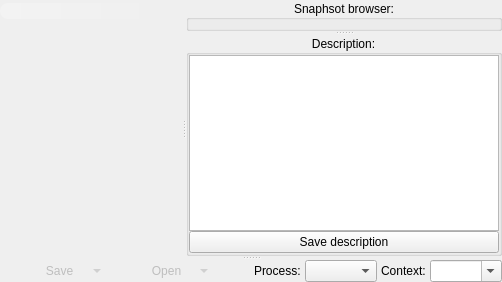
<?xml version="1.0" encoding="UTF-8"?>
<ui version="4.0">
 <class>checkInOutWidget</class>
 <widget class="QWidget" name="checkInOutWidget">
  <layout class="QVBoxLayout" name="checkinOutVerticalLayout" stretch="1,0">
   <property name="spacing">
    <number>0</number>
   </property>
   <property name="margin">
    <number>0</number>
   </property>
   <item>
    <widget class="QSplitter" name="dropPlateSplitter">
     <property name="orientation">
      <enum>Qt::Vertical</enum>
     </property>
     <widget class="QSplitter" name="commentsSplitter">
      <property name="orientation">
       <enum>Qt::Horizontal</enum>
      </property>
      <widget class="QWidget" name="layoutWidget">
       <layout class="QGridLayout" name="searchResultsGridLayout" columnstretch="1,0,0,0,0">
        <property name="spacing">
         <number>0</number>
        </property>
        <item row="0" column="0">
         <widget class="QLineEdit" name="searchLineEdit">
          <property name="font">
           <font>
            <pointsize>9</pointsize>
           </font>
          </property>
          <property name="styleSheet">
           <string notr="true">QLineEdit {
    border: 0px;
    border-radius: 8px;
	show-decoration-selected: 1;
    padding: 0px 8px;
    background: qlineargradient(spread:pad, x1:0, y1:0, x2:1, y2:0, stop:0 rgba(255, 255, 255, 64), stop:1 rgba(255, 255, 255, 0));
	background-position: bottom left;
	background-image: url(&quot;:/ui_check/gliph/search_16.png&quot;);
	background-repeat: fixed;
    selection-background-color: darkgray;
	padding-left: 15px;
}
QLineEdit:hover{
	color: white;
	background-image: url(&quot;:/ui_check/gliph/searchHover_16.png&quot;);
}</string>
          </property>
          <property name="frame">
           <bool>false</bool>
          </property>
         </widget>
        </item>
        <item row="0" column="2">
         <widget class="QToolButton" name="gearMenuToolButton">
          <property name="maximumSize">
           <size>
            <width>22</width>
            <height>22</height>
           </size>
          </property>
          <property name="popupMode">
           <enum>QToolButton::InstantPopup</enum>
          </property>
          <property name="autoRaise">
           <bool>true</bool>
          </property>
          <property name="arrowType">
           <enum>Qt::NoArrow</enum>
          </property>
         </widget>
        </item>
        <item row="0" column="1">
         <layout class="QVBoxLayout" name="expandingLayout">
          <property name="spacing">
           <number>0</number>
          </property>
         </layout>
        </item>
        <item row="1" column="0" colspan="5">
         <widget class="QSplitter" name="searchOptionsSplitter">
          <property name="orientation">
           <enum>Qt::Vertical</enum>
          </property>
         </widget>
        </item>
       </layout>
      </widget>
      <widget class="QWidget" name="verticalLayoutWidget_3">
       <layout class="QVBoxLayout" name="snapshoBrowserLayout">
        <property name="spacing">
         <number>0</number>
        </property>
        <item>
         <widget class="QSplitter" name="descriptionSplitter">
          <property name="orientation">
           <enum>Qt::Vertical</enum>
          </property>
          <widget class="QGroupBox" name="snapshotBrowserGroupBox">
           <property name="title">
            <string>Snaphsot browser:</string>
           </property>
           <property name="alignment">
            <set>Qt::AlignCenter</set>
           </property>
           <property name="flat">
            <bool>true</bool>
           </property>
           <layout class="QVBoxLayout" name="snapshotBrowserLayout">
            <property name="spacing">
             <number>0</number>
            </property>
            <property name="margin">
             <number>0</number>
            </property>
           </layout>
          </widget>
          <widget class="QGroupBox" name="descriptionGroupBox">
           <property name="title">
            <string>Description:</string>
           </property>
           <property name="alignment">
            <set>Qt::AlignCenter</set>
           </property>
           <property name="flat">
            <bool>true</bool>
           </property>
           <layout class="QVBoxLayout" name="verticalLayout" stretch="0,1,0">
            <property name="spacing">
             <number>0</number>
            </property>
            <property name="margin">
             <number>0</number>
            </property>
            <item>
             <layout class="QVBoxLayout" name="editorLayout">
              <property name="spacing">
               <number>0</number>
              </property>
             </layout>
            </item>
            <item>
             <widget class="QTextEdit" name="descriptionTextEdit"/>
            </item>
            <item>
             <widget class="QPushButton" name="saveDescriprionButton">
              <property name="text">
               <string>Save description</string>
              </property>
             </widget>
            </item>
           </layout>
          </widget>
         </widget>
        </item>
       </layout>
      </widget>
     </widget>
     <widget class="QWidget" name="gridLayoutWidget">
      <layout class="QHBoxLayout" name="dropPlateLayout">
       <property name="spacing">
        <number>0</number>
       </property>
       <property name="margin">
        <number>0</number>
       </property>
      </layout>
     </widget>
    </widget>
   </item>
   <item>
    <layout class="QHBoxLayout" name="fastControlsHorizontalLayout" stretch="0,0,0,0,1,0,1,0,1">
     <property name="spacing">
      <number>4</number>
     </property>
     <item>
      <widget class="QToolButton" name="toggleSaveOptionsToolButton">
       <property name="minimumSize">
        <size>
         <width>0</width>
         <height>22</height>
        </size>
       </property>
       <property name="maximumSize">
        <size>
         <width>16777215</width>
         <height>22</height>
        </size>
       </property>
       <property name="autoRaise">
        <bool>true</bool>
       </property>
      </widget>
     </item>
     <item>
      <widget class="QToolButton" name="savePushButton">
       <property name="enabled">
        <bool>false</bool>
       </property>
       <property name="sizePolicy">
        <sizepolicy hsizetype="Preferred" vsizetype="Fixed">
         <horstretch>0</horstretch>
         <verstretch>0</verstretch>
        </sizepolicy>
       </property>
       <property name="minimumSize">
        <size>
         <width>75</width>
         <height>22</height>
        </size>
       </property>
       <property name="text">
        <string>Save</string>
       </property>
       <property name="checked">
        <bool>false</bool>
       </property>
       <property name="popupMode">
        <enum>QToolButton::MenuButtonPopup</enum>
       </property>
       <property name="toolButtonStyle">
        <enum>Qt::ToolButtonTextBesideIcon</enum>
       </property>
       <property name="autoRaise">
        <bool>true</bool>
       </property>
      </widget>
     </item>
     <item>
      <widget class="QToolButton" name="toggleOpenOptionsToolButton">
       <property name="minimumSize">
        <size>
         <width>0</width>
         <height>22</height>
        </size>
       </property>
       <property name="maximumSize">
        <size>
         <width>16777215</width>
         <height>22</height>
        </size>
       </property>
       <property name="autoRaise">
        <bool>true</bool>
       </property>
      </widget>
     </item>
     <item>
      <widget class="QToolButton" name="openPushButton">
       <property name="enabled">
        <bool>false</bool>
       </property>
       <property name="sizePolicy">
        <sizepolicy hsizetype="Preferred" vsizetype="Fixed">
         <horstretch>0</horstretch>
         <verstretch>0</verstretch>
        </sizepolicy>
       </property>
       <property name="minimumSize">
        <size>
         <width>75</width>
         <height>22</height>
        </size>
       </property>
       <property name="text">
        <string>Open</string>
       </property>
       <property name="checked">
        <bool>false</bool>
       </property>
       <property name="popupMode">
        <enum>QToolButton::MenuButtonPopup</enum>
       </property>
       <property name="toolButtonStyle">
        <enum>Qt::ToolButtonTextBesideIcon</enum>
       </property>
       <property name="autoRaise">
        <bool>true</bool>
       </property>
      </widget>
     </item>
     <item>
      <spacer name="horizontalSpacer_2">
       <property name="orientation">
        <enum>Qt::Horizontal</enum>
       </property>
       <property name="sizeType">
        <enum>QSizePolicy::Preferred</enum>
       </property>
       <property name="sizeHint" stdset="0">
        <size>
         <width>40</width>
         <height>20</height>
        </size>
       </property>
      </spacer>
     </item>
     <item>
      <widget class="QLabel" name="processLabel">
       <property name="text">
        <string>Process:</string>
       </property>
      </widget>
     </item>
     <item>
      <widget class="QComboBox" name="processComboBox"/>
     </item>
     <item>
      <widget class="QLabel" name="contextLabel">
       <property name="text">
        <string>Context:</string>
       </property>
       <property name="textFormat">
        <enum>Qt::PlainText</enum>
       </property>
      </widget>
     </item>
     <item>
      <widget class="QComboBox" name="contextComboBox">
       <property name="editable">
        <bool>true</bool>
       </property>
       <property name="insertPolicy">
        <enum>QComboBox::NoInsert</enum>
       </property>
      </widget>
     </item>
    </layout>
   </item>
  </layout>
 </widget>
 <tabstops>
  <tabstop>searchLineEdit</tabstop>
  <tabstop>descriptionTextEdit</tabstop>
 </tabstops>
 <resources>
  <include location="../resources.qrc"/>
 </resources>
 <connections/>
</ui>
